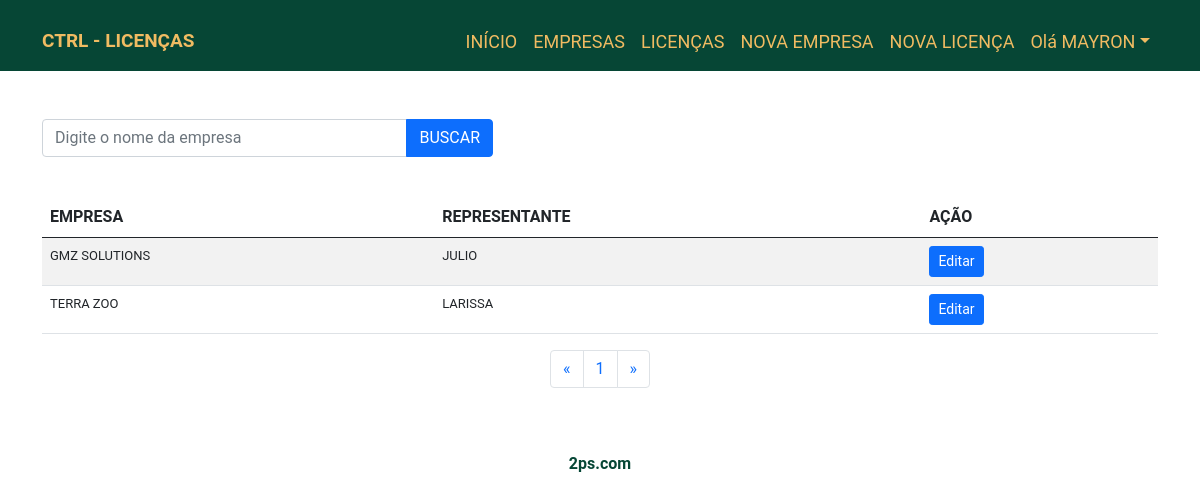
Screenshot of /listCompany.php (signed in) with the database file from the repository.
### tables this page shows
CREATE TABLE `company` (
  `id_company` int(11) NOT NULL AUTO_INCREMENT,
  `nameCompany` varchar(45) NOT NULL,
  `nameRepresentative` varchar(150) DEFAULT NULL,
  PRIMARY KEY (`id_company`)
);

### listCompany.php (the view, shortened to what this page needs)
<!DOCTYPE html>
<html lang="en">
<head>
    <link rel="stylesheet" href="assets/css/bootstrap.min.css">
    <link rel="stylesheet" href="assets/css/style.css">
</head>
<body>
    <?php include_once 'header.php'?>
    <section>
        <div class="container">
            <div class="row mt-5">
                <div class="col-lg-5">
                    <form action="" method="POST">
                        <div class="input-group mb-3">
                            <input type="text" name="search" class="form-control" placeholder="Digite o nome da empresa">
                            <button class="btn btn-primary" type="submit">BUSCAR</button>
                        </div>
                    </form>
                </div>
            </div>
            <div class="row">
                <div class="col-lg-12">
                    <div class="table-responsive">
                        <table class="table table-striped table-hover mt-4">
                            <thead class="success">
                                <tr>
                                    <th>EMPRESA</th>
                                    <th>REPRESENTANTE</th>
                                    <th>AÇÃO</th>
                                </tr>
                            </thead>
                            <?php
                                $page = (isset($_GET['page'])) ? $_GET['page'] : 1;
                                $searchRegister = $connectionPDO->prepare("SELECT COUNT(id_company) as registers FROM company");
                                $searchRegister->execute();
                                $qtdRows = $searchRegister->fetch(PDO::FETCH_ASSOC);
                                $guardRows = $qtdRows['registers'];
                                $items = 5;
                                $numberPages = ceil($guardRows / $items);
                                $startVisualization = ($items * $page) - $items;
                                if(!isset($_POST['search'])){
                                    $searchCompanys = $connectionPDO->query("SELECT id_company, nameCompany, nameRepresentative FROM company WHERE nameCompany = nameCompany ORDER BY nameCompany ASC LIMIT $startVisualization, $items");
                                    if($searchCompanys->rowCount() > 0){
                                        $listCompanys = $searchCompanys->fetchAll(PDO::FETCH_ASSOC);
                                        foreach($listCompanys as $listCompany){?>
                                            <tr>
                                                <td><?=$listCompany['nameCompany'];?></td>
                                                <td><?=$listCompany['nameRepresentative'];?></td>
                                                <td>
                                                    <a href="editCompany.php?id_company=<?=$listCompany['id_company'];?>"  class="btn btn-primary btn-sm">Editar</a>
                                                </td>
                                            </tr>
                                            <?php
                                        }
                                    }
                                }else if(isset($_POST['search'])){
                                    $nameCompany = trim($_POST['search'])."%";
                                    $searchCompanys = $connectionPDO->prepare("SELECT id_company, nameCompany, nameRepresentative FROM company WHERE (nameCompany LIKE '$nameCompany')");
                                    $searchCompanys->bindParam(':type_license', $type_license, PDO::PARAM_STR);
                                    $searchCompanys->execute();
                                    if($searchCompanys->rowCount()>0){
                                        $listCompanys = $searchCompanys->fetchAll(PDO::FETCH_ASSOC);
                                        foreach($listCompanys as $listCompany){?>
                                            <tr>
                                                <td><?=$listCompany['nameCompany'];?></td>
                                                <td><?=$listCompany['nameRepresentative'];?></td>
                                                <td>
                                                <a href="editCompany.php?id_company=<?=$listCompany['id_company'];?>"  class="btn btn-primary btn-sm">Editar</a>
                                                </td>
                                            </tr>
                                            <?php
                                        }
                                    }else{ ?>
                                            <div class="alert alert-danger text-center" role="alert">
                                                Nenhum Resultado Encontrado !
                                            </div>
                                    <?php  }
                                    }
                            ?>
                        </table>
                        <nav aria-label="Page navigation" class="mt-3">
                            <ul class="pagination justify-content-center">
                                <li class="page-item">
                                    <a class="page-link" href="listCompany.php?page=1" tabindex="-1" aria-disabled="true">
                                        <span aria-hidden="true">&laquo;</span>
                                    </a>
                                </li>
                                <?php  for ($i = 1; $i < $numberPages + 1; $i++) {?>
                                    <li class="page-item"><a class="page-link" href="listCompany.php?page=<?php echo $i; ?>"><?php echo $i;?></a></li>
                                    <?php } ?>
                                <li class="page-item">
                                    <a class="page-link" href="listCompany.php?page=<?php echo $numberPages ;?>">
                                        <span aria-hidden="true">&raquo;</span>
                                    </a>
                                </li>
                            </ul>
                        </nav>
                    </div>
                </div>
            </div>
        </div>
    </section>
    <?php include_once 'footer.php'?>
</body>
</html>

### assets/css/style.css (style rules this page uses)
body { font-family: 'Roboto', sans-serif; background-color: none; }
td { font-size:13px; }

### rows the page displays
company: nameCompany "GMZ SOLUTIONS", nameRepresentative "JULIO"
company: nameCompany "TERRA ZOO", nameRepresentative "LARISSA"

### other values shown
$_SESSION['name'] "MAYRON"
